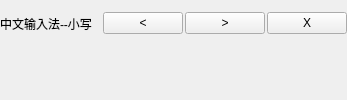
    <widget class="QWidget" name="widgetTop" native="true">
     <property name="styleSheet">
      <string notr="true">border-width:0px;</string>
     </property>
     <layout class="QVBoxLayout" name="verticalLayout">
      <property name="spacing">
       <number>6</number>
      </property>
      <property name="leftMargin">
       <number>0</number>
      </property>
      <property name="topMargin">
       <number>0</number>
      </property>
      <property name="rightMargin">
       <number>0</number>
      </property>
      <property name="bottomMargin">
       <number>0</number>
      </property>
      <item>
       <layout class="QHBoxLayout" name="lay1">
        <property name="spacing">
         <number>2</number>
        </property>
        <item>
         <widget class="QLabel" name="labInfo">
          <property name="sizePolicy">
           <sizepolicy hsizetype="Preferred" vsizetype="Minimum">
            <horstretch>0</horstretch>
            <verstretch>0</verstretch>
           </sizepolicy>
          </property>
          <property name="minimumSize">
           <size>
            <width>0</width>
            <height>25</height>
           </size>
          </property>
          <property name="text">
           <string>中文输入法--小写</string>
          </property>
         </widget>
        </item>
        <item>
         <widget class="QLabel" name="labPY">
          <property name="sizePolicy">
           <sizepolicy hsizetype="Expanding" vsizetype="Preferred">
            <horstretch>0</horstretch>
            <verstretch>0</verstretch>
           </sizepolicy>
          </property>
          <property name="text">
           <string/>
          </property>
          <property name="alignment">
           <set>Qt::AlignCenter</set>
          </property>
         </widget>
        </item>
        <item>
         <widget class="QPushButton" name="btnPre">
          <property name="focusPolicy">
           <enum>Qt::NoFocus</enum>
          </property>
          <property name="styleSheet">
           <string notr="true"/>
          </property>
          <property name="text">
           <string>&lt;</string>
          </property>
         </widget>
        </item>
        <item>
         <widget class="QPushButton" name="btnNext">
          <property name="focusPolicy">
           <enum>Qt::NoFocus</enum>
          </property>
          <property name="styleSheet">
           <string notr="true"/>
          </property>
          <property name="text">
           <string>&gt;</string>
          </property>
         </widget>
        </item>
        <item>
         <widget class="QPushButton" name="btnClose">
          <property name="focusPolicy">
           <enum>Qt::NoFocus</enum>
          </property>
          <property name="styleSheet">
           <string notr="true"/>
          </property>
          <property name="text">
           <string>X</string>
          </property>
         </widget>
        </item>
       </layout>
      </item>
      <item>
       <layout class="QHBoxLayout" name="lay2">
        <property name="spacing">
         <number>0</number>
        </property>
        <item>
         <widget class="QLabel" name="labCh0">
          <property name="sizePolicy">
           <sizepolicy hsizetype="Preferred" vsizetype="Fixed">
            <horstretch>0</horstretch>
            <verstretch>0</verstretch>
           </sizepolicy>
          </property>
          <property name="minimumSize">
           <size>
            <width>0</width>
            <height>35</height>
           </size>
          </property>
          <property name="text">
           <string/>
          </property>
          <property name="alignment">
           <set>Qt::AlignCenter</set>
          </property>
         </widget>
        </item>
        <item>
         <widget class="QLabel" name="labCh1">
          <property name="sizePolicy">
           <sizepolicy hsizetype="Preferred" vsizetype="Fixed">
            <horstretch>0</horstretch>
            <verstretch>0</verstretch>
           </sizepolicy>
          </property>
          <property name="minimumSize">
           <size>
            <width>0</width>
            <height>35</height>
           </size>
          </property>
          <property name="text">
           <string/>
          </property>
          <property name="alignment">
           <set>Qt::AlignCenter</set>
          </property>
         </widget>
        </item>
        <item>
         <widget class="QLabel" name="labCh2">
          <property name="sizePolicy">
           <sizepolicy hsizetype="Preferred" vsizetype="Fixed">
            <horstretch>0</horstretch>
            <verstretch>0</verstretch>
           </sizepolicy>
          </property>
          <property name="minimumSize">
           <size>
            <width>0</width>
            <height>35</height>
           </size>
          </property>
          <property name="text">
           <string/>
          </property>
          <property name="alignment">
           <set>Qt::AlignCenter</set>
          </property>
         </widget>
        </item>
        <item>
         <widget class="QLabel" name="labCh3">
          <property name="sizePolicy">
           <sizepolicy hsizetype="Preferred" vsizetype="Fixed">
            <horstretch>0</horstretch>
            <verstretch>0</verstretch>
           </sizepolicy>
          </property>
          <property name="minimumSize">
           <size>
            <width>0</width>
            <height>35</height>
           </size>
          </property>
          <property name="text">
           <string/>
          </property>
          <property name="alignment">
           <set>Qt::AlignCenter</set>
          </property>
         </widget>
        </item>
        <item>
         <widget class="QLabel" name="labCh4">
          <property name="sizePolicy">
           <sizepolicy hsizetype="Preferred" vsizetype="Fixed">
            <horstretch>0</horstretch>
            <verstretch>0</verstretch>
           </sizepolicy>
          </property>
          <property name="minimumSize">
           <size>
            <width>0</width>
            <height>35</height>
           </size>
          </property>
          <property name="text">
           <string/>
          </property>
          <property name="alignment">
           <set>Qt::AlignCenter</set>
          </property>
         </widget>
        </item>
        <item>
         <widget class="QLabel" name="labCh5">
          <property name="sizePolicy">
           <sizepolicy hsizetype="Preferred" vsizetype="Fixed">
            <horstretch>0</horstretch>
            <verstretch>0</verstretch>
           </sizepolicy>
          </property>
          <property name="minimumSize">
           <size>
            <width>0</width>
            <height>35</height>
           </size>
          </property>
          <property name="text">
           <string/>
          </property>
          <property name="alignment">
           <set>Qt::AlignCenter</set>
          </property>
         </widget>
        </item>
        <item>
         <widget class="QLabel" name="labCh6">
          <property name="sizePolicy">
           <sizepolicy hsizetype="Preferred" vsizetype="Fixed">
            <horstretch>0</horstretch>
            <verstretch>0</verstretch>
           </sizepolicy>
          </property>
          <property name="minimumSize">
           <size>
            <width>0</width>
            <height>35</height>
           </size>
          </property>
          <property name="text">
           <string/>
          </property>
          <property name="alignment">
           <set>Qt::AlignCenter</set>
          </property>
         </widget>
        </item>
        <item>
         <widget class="QLabel" name="labCh7">
          <property name="sizePolicy">
           <sizepolicy hsizetype="Preferred" vsizetype="Fixed">
            <horstretch>0</horstretch>
            <verstretch>0</verstretch>
           </sizepolicy>
          </property>
          <property name="minimumSize">
           <size>
            <width>0</width>
            <height>35</height>
           </size>
          </property>
          <property name="text">
           <string/>
          </property>
          <property name="alignment">
           <set>Qt::AlignCenter</set>
          </property>
         </widget>
        </item>
        <item>
         <widget class="QLabel" name="labCh8">
          <property name="sizePolicy">
           <sizepolicy hsizetype="Preferred" vsizetype="Fixed">
            <horstretch>0</horstretch>
            <verstretch>0</verstretch>
           </sizepolicy>
          </property>
          <property name="minimumSize">
           <size>
            <width>0</width>
            <height>35</height>
           </size>
          </property>
          <property name="text">
           <string/>
          </property>
          <property name="alignment">
           <set>Qt::AlignCenter</set>
          </property>
         </widget>
        </item>
        <item>
         <widget class="QLabel" name="labCh9">
          <property name="sizePolicy">
           <sizepolicy hsizetype="Preferred" vsizetype="Fixed">
            <horstretch>0</horstretch>
            <verstretch>0</verstretch>
           </sizepolicy>
          </property>
          <property name="minimumSize">
           <size>
            <width>0</width>
            <height>35</height>
           </size>
          </property>
          <property name="text">
           <string/>
          </property>
          <property name="alignment">
           <set>Qt::AlignCenter</set>
          </property>
         </widget>
        </item>
       </layout>
      </item>
     </layout>
    </widget>
